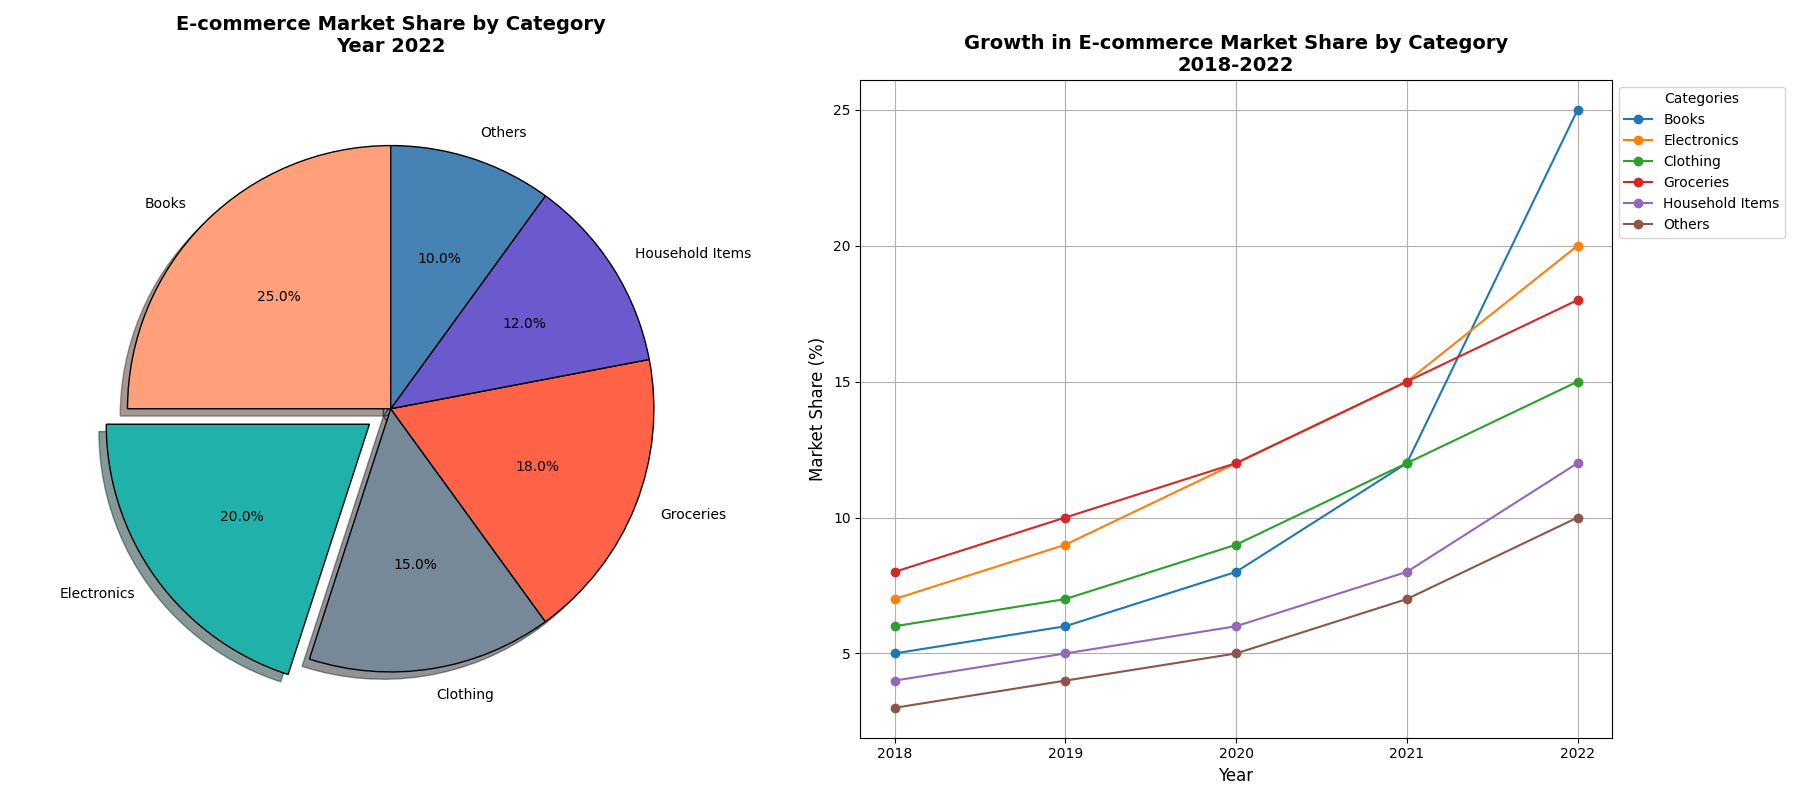

Python code for this plot:
import matplotlib.pyplot as plt

# Define the data for the pie chart
categories = ['Books', 'Electronics', 'Clothing', 'Groceries', 'Household Items', 'Others']
market_share = [25, 20, 15, 18, 12, 10]

# Define colors for each category
colors = ['#FFA07A', '#20B2AA', '#778899', '#FF6347', '#6A5ACD', '#4682B4']

# Data showing the growth of categories over years
years = ['2018', '2019', '2020', '2021', '2022']
growth_data = {
    'Books': [5, 6, 8, 12, 25],
    'Electronics': [7, 9, 12, 15, 20],
    'Clothing': [6, 7, 9, 12, 15],
    'Groceries': [8, 10, 12, 15, 18],
    'Household Items': [4, 5, 6, 8, 12],
    'Others': [3, 4, 5, 7, 10]
}

# Set up the figure and axis for subplots
fig, ax = plt.subplots(1, 2, figsize=(18, 8))

# Create the pie chart on the first subplot
explode = (0, 0.1, 0, 0, 0, 0)
ax[0].pie(market_share, labels=categories, autopct='%1.1f%%', startangle=90, 
          colors=colors, shadow=True, explode=explode, wedgeprops={'edgecolor': 'black'})
ax[0].set_title('E-commerce Market Share by Category\nYear 2022', fontsize=14, fontweight='bold', pad=20)

# Create a line chart on the second subplot to show growth over years
for category, data in growth_data.items():
    ax[1].plot(years, data, marker='o', label=category)

ax[1].set_title('Growth in E-commerce Market Share by Category\n2018-2022', fontsize=14, fontweight='bold')
ax[1].set_xlabel('Year', fontsize=12)
ax[1].set_ylabel('Market Share (%)', fontsize=12)
ax[1].legend(title="Categories", loc='upper left', fontsize=10, bbox_to_anchor=(1, 1))
ax[1].grid(True)

# Ensure layout is adjusted to prevent overlap
plt.tight_layout()

# Display the combined chart
plt.show()
